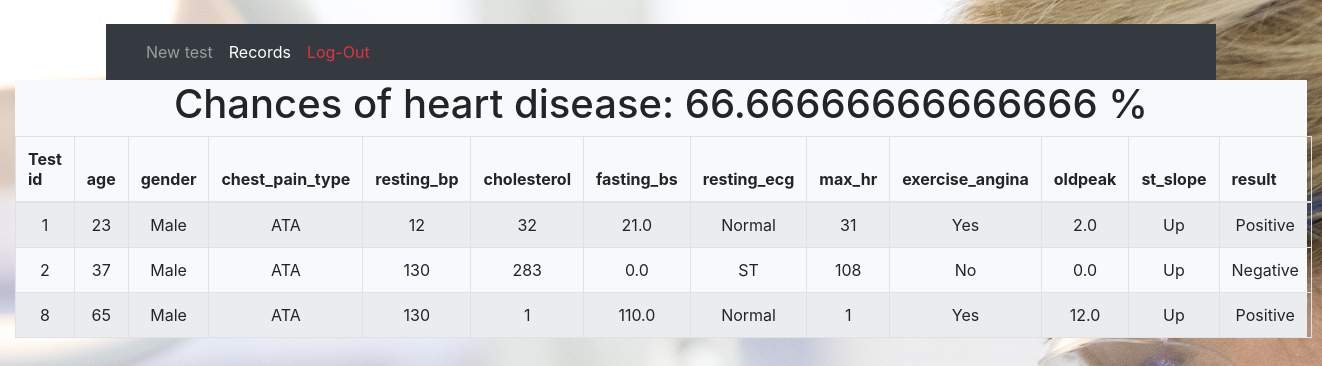
The app's page /useraccount?opt=records (signed in) with its own data.
### models.py (models this page shows)
class Test(Base):
    __tablename__ = 'tests'
    id = Column(Integer, primary_key=True)
    user_id = Column(Integer, nullable=False)
    age = Column(Integer, nullable=False)
    gender = Column(String(10), nullable=False)
    chest_pain_type = Column(String(50), nullable=False)
    resting_bp = Column(Integer, nullable=False)
    cholesterol = Column(Integer, nullable=False)
    fasting_bs = Column(String(10), nullable=False)
    resting_ecg = Column(Integer, nullable=False)
    max_hr = Column(Integer, nullable=False)
    exercise_angina = Column(String(10), nullable=False)
    oldpeak = Column(Float, nullable=False)
    st_slope = Column(String(50), nullable=False)
    result = Column(Integer, nullable=False)
    created_at = Column(DateTime, nullable=True)
    def __repr__(self):
        return f'<Test(user_id={self.user_id}, age={self.age}, gender={self.gender}, result={self.result})>'

### app.py (the view)
@app.route('/useraccount')
def useraccount():
    if session['User'] is None:
        return redirect('/')
    opt = 'new_test'
    records = []
    ratio = 0
    if request.args.get('opt') == 'records' :
        opt = 'records'
        db_session = DbSession()
        user = db_session.query(User).filter(User.phone == session['User']).first()
        user_id = user.id
        res = db_session.commit()
        print(res)# Close the session
        records =  db_session.query(Test).filter(Test.user_id == user_id).all()
        print(records)
        totaltest = len(records)
        positive = len(db_session.query(Test).filter(Test.user_id == user_id).filter(Test.result == 1).all())
        db_session.close()
        if totaltest == 0:
            ratio = 0
        else:
            ratio = (positive/totaltest)*100;
    return render_template('account.html',active=opt, records = records, ratio = ratio)

### templates/account.html (shortened to what this page needs)
<html>
<head>
    <link rel="stylesheet" href="https://stackpath.bootstrapcdn.com/bootstrap/4.4.1/css/bootstrap.min.css">
</head>
<body background="static/doctor-563429_1920.jpg">
<div class="container">
	<nav class="navbar navbar-expand-lg navbar navbar-dark bg-dark">
	  <div class="collapse navbar-collapse" id="navbarTogglerDemo02">
		<ul class="navbar-nav mr-auto mt-2 mt-lg-0">
		  <li class="nav-item {%if active== 'new_test'%} active{%endif%}">
			<a class="nav-link" href="?opt=new_test">New test</span></a>
		  </li>
		  <li class="nav-item {%if active== 'records'%} active{%endif%}">
			<a class="nav-link" href="?opt=records">Records</span></a>
		  </li>
		  <li class="nav-item">
			<a class="nav-link text-danger" href="/logout">Log-Out</a>
		  </li>
		</ul>
	  </div>
	</nav>
</div>
	{%if active== 'records'%}
	<div class="container-fluid">
	<div class="table-scrol bg-light">
		 <h1 align="center">Chances of heart disease: {{ratio}} %</h1>
			<table class="table table-bordered table-hover table-striped" >
				<thead>
				<tr>
					<th>Test id</th>
					<th>age</th>
					<th>gender</th>
					<th>chest_pain_type</th>
					<th>resting_bp</th>
					<th>cholesterol</th>
					<th>fasting_bs</th>
					<th>resting_ecg</th>
					<th>max_hr</th>
					<th>exercise_angina</th>
					<th>oldpeak</th>
					<th>st_slope</th>
					<th>result</th>
				</tr>
				</thead>
				{%for record in records%}
				<tr>
					<td align="center">{{record.id}}</td>
					<td align="center">{{record.age}}</td>
					<td align="center">{{record.gender}}</td>
					<td align="center">{{record.chest_pain_type}}</td>
					<td align="center">{{record.resting_bp}}</td>
					<td align="center">{{record.cholesterol}}</td>
					<td align="center">{{record.fasting_bs}}</td>
					<td align="center">{{record.resting_ecg}}</td>
					<td align="center">{{record.max_hr}}</td>
					<td align="center">{{record.exercise_angina}}</td>
					<td align="center">{{record.oldpeak}}</td>
					<td align="center">{{record.st_slope}}</td>
					<td align="center">{% if record.result == 1 %} Positive {%else %} Negative {%endif%}</td>
				</tr>
				{%endfor%}
			</table>
	</div>
</div>
	{%endif%}
</body>
</html>

### records on screen
Test: id "1", age "23", gender "Male", chest_pain_type "ATA", resting_bp "12", cholesterol "32", fasting_bs "21.0", resting_ecg "Normal", max_hr "31", exercise_angina "Yes", oldpeak "2.0", st_slope "Up", result "Positive"
Test: id "2", age "37", gender "Male", chest_pain_type "ATA", resting_bp "130", cholesterol "283", fasting_bs "0.0", resting_ecg "ST", max_hr "108", exercise_angina "No", oldpeak "0.0", st_slope "Up", result "Negative"
Test: id "8", age "65", gender "Male", chest_pain_type "ATA", resting_bp "130", cholesterol "1", fasting_bs "110.0", resting_ecg "Normal", max_hr "1", exercise_angina "Yes", oldpeak "12.0", st_slope "Up", result "Positive"

### other values on screen
{{ ratio }} "66.66666666666666"
